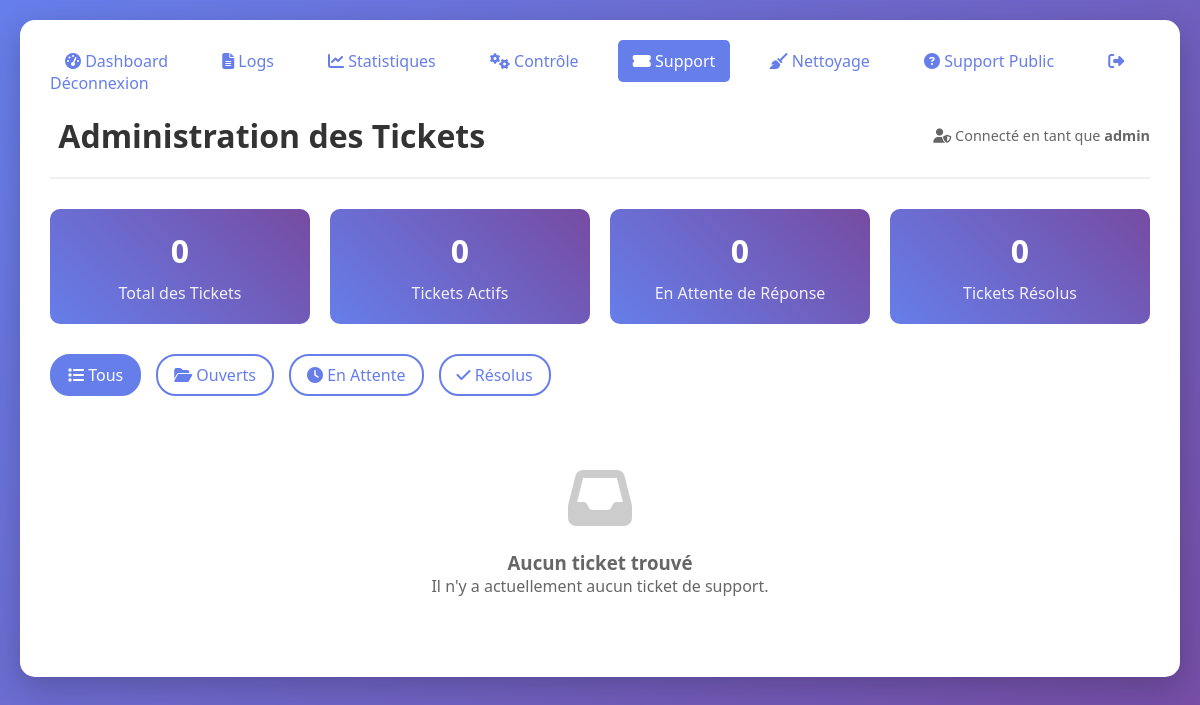
The page /admin/tickets (signed in) on the database as committed earlier.
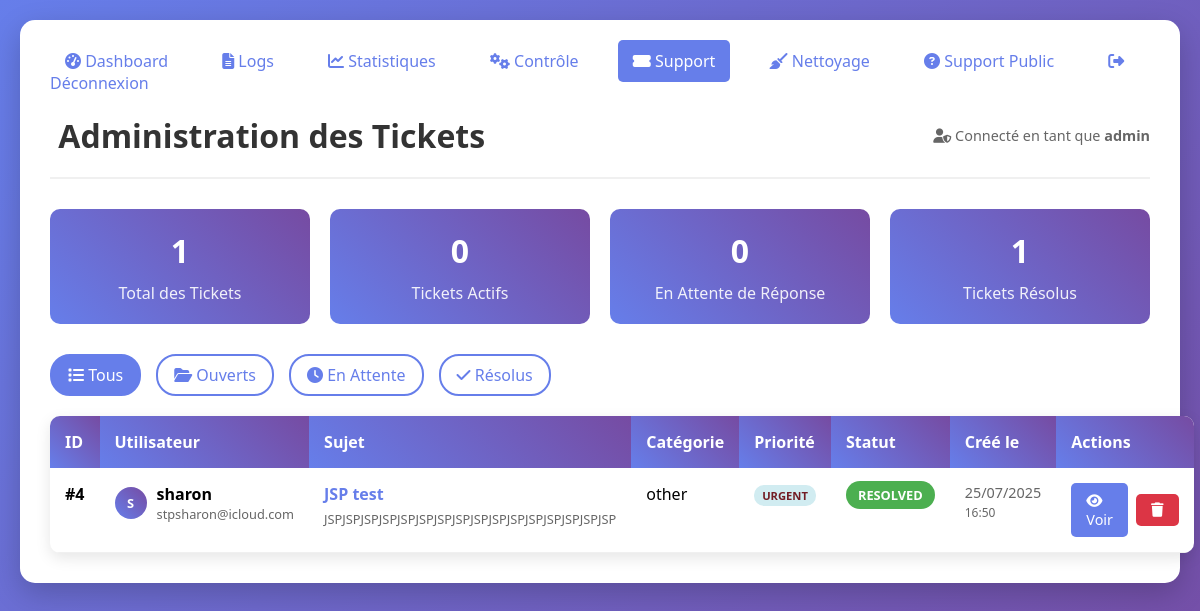
The same page on the database as committed later.
### tables this page shows
CREATE TABLE support_tickets (
            id INTEGER PRIMARY KEY AUTOINCREMENT,
            user_id INTEGER NOT NULL,
            category TEXT NOT NULL,
            priority TEXT DEFAULT 'medium',
            subject TEXT NOT NULL,
            description TEXT NOT NULL,
            metadata TEXT,
            status TEXT DEFAULT 'open',
            created_at TIMESTAMP DEFAULT CURRENT_TIMESTAMP,
            updated_at TIMESTAMP DEFAULT CURRENT_TIMESTAMP,
            discord_notified BOOLEAN DEFAULT 0, ticket_number INTEGER,
            FOREIGN KEY (user_id) REFERENCES support_users (id)
        );

CREATE TABLE support_users (
            id INTEGER PRIMARY KEY AUTOINCREMENT,
            username TEXT UNIQUE NOT NULL,
            email TEXT UNIQUE NOT NULL,
            password_hash TEXT NOT NULL,
            discord_id TEXT,
            discord_username TEXT,
            created_at TIMESTAMP DEFAULT CURRENT_TIMESTAMP,
            is_active BOOLEAN DEFAULT 1
        );

### web_panel.py (the view)
@app.route('/admin/tickets')
def admin_tickets():
    if 'admin_logged_in' not in session:
        return redirect(url_for('login'))
    try:
        from core.support_db import support_db
        tickets = support_db.get_all_tickets_for_admin()
        stats = {
            'total': len(tickets),
            'open': len([t for t in tickets if t['status'] == 'open']),
            'waiting_admin': len([t for t in tickets if t['status'] == 'waiting_admin']),
            'resolved': len([t for t in tickets if t['status'] == 'resolved']),
            'closed': len([t for t in tickets if t['status'] == 'closed'])
        }
        return render_template('admin_tickets.html',
                               tickets=tickets,
                               stats=stats,
                               admin=session.get('admin_username'))
    except Exception as e:
        flash(f'Erreur lors du chargement des tickets: {str(e)}', 'error')
        logger.log('ERROR', f'Erreur admin tickets: {str(e)}')
        return redirect(url_for('dashboard'))

### web_panel.py (called while the page is built)
@app.before_request
def require_login():
    public_routes = ['login', 'static', 'promo', 'index',
                     'support_home', 'support_register', 'support_login',
                     'support_logout', 'support_dashboard', 'support_ticket_new',
                     'support_ticket_view', 'support_tickets', 'support_ticket_respond']
    if request.endpoint not in public_routes and 'admin_logged_in' not in session:
        if request.endpoint and not request.endpoint.startswith('support_'):
            return redirect(url_for('login'))
    if request.endpoint and request.endpoint.startswith('support_'):
        if 'support_session_id' not in session:
            session['support_session_id'] = str(uuid.uuid4())

### templates/admin_tickets.html (shortened to what this page needs)
<!DOCTYPE html>
<html lang="fr">
  <head>
    <link
      href="https://cdnjs.cloudflare.com/ajax/libs/font-awesome/6.4.0/css/all.min.css"
      rel="stylesheet"
    />
  </head>
  <body>
    <div class="container">
      <div class="nav-links">
        <a href="/dashboard"><i class="fas fa-tachometer-alt"></i> Dashboard</a>
        <a href="/logs"><i class="fas fa-file-alt"></i> Logs</a>
        <a href="/stats"><i class="fas fa-chart-line"></i> Statistiques</a>
        <a href="/control"><i class="fas fa-cogs"></i> Contrôle</a>
        <a href="/admin/tickets" class="active"
          ><i class="fas fa-ticket-alt"></i> Support</a
        >
        <a href="/admin/tickets/cleanup"
          ><i class="fas fa-broom"></i> Nettoyage</a
        >
        <a href="/support"
          ><i class="fas fa-question-circle"></i> Support Public</a
        >
        <a href="/logout"><i class="fas fa-sign-out-alt"></i> Déconnexion</a>
      </div>
      <div class="header">
        <h1> Administration des Tickets</h1>
        <div class="admin-info">
          <i class="fas fa-user-shield"></i> Connecté en tant que
          <strong>{{ admin }}</strong>
        </div>
      </div>
      <div class="stats-grid">
        <div class="stat-card">
          <h3>{{ stats.total }}</h3>
          <p>Total des Tickets</p>
        </div>
        <div class="stat-card">
          <h3>{{ stats.open + stats.waiting_admin }}</h3>
          <p>Tickets Actifs</p>
        </div>
        <div class="stat-card">
          <h3>{{ stats.waiting_admin }}</h3>
          <p>En Attente de Réponse</p>
        </div>
        <div class="stat-card">
          <h3>{{ stats.resolved }}</h3>
          <p>Tickets Résolus</p>
        </div>
      </div>
      <div class="filters">
        <a href="#" class="filter-btn active" onclick="filterTickets('all')">
          <i class="fas fa-list"></i> Tous
        </a>
        <a href="#" class="filter-btn" onclick="filterTickets('open')">
          <i class="fas fa-folder-open"></i> Ouverts
        </a>
        <a href="#" class="filter-btn" onclick="filterTickets('waiting_admin')">
          <i class="fas fa-clock"></i> En Attente
        </a>
        <a href="#" class="filter-btn" onclick="filterTickets('resolved')">
          <i class="fas fa-check"></i> Résolus
        </a>
      </div>
      {% if tickets %}
      <table class="tickets-table">
        <thead>
          <tr>
            <th>ID</th>
            <th>Utilisateur</th>
            <th>Sujet</th>
            <th>Catégorie</th>
            <th>Priorité</th>
            <th>Statut</th>
            <th>Créé le</th>
            <th>Actions</th>
          </tr>
        </thead>
        <tbody>
          {% for ticket in tickets %}
          <tr data-status="{{ ticket.status }}">
            <td>
              <strong>#{{ ticket.ticket_number or ticket.id }}</strong>
            </td>
            <td>
              <div class="user-info">
                <div class="user-avatar">{{ ticket.username[0].upper() }}</div>
                <div>
                  <div><strong>{{ ticket.username }}</strong></div>
                  <div style="font-size: 0.8rem; color: #666">
                    {{ ticket.email }}
                  </div>
                </div>
              </div>
            </td>
            <td>
              <a
                href="{{ url_for('admin_ticket_view', ticket_id=ticket.id) }}"
                class="ticket-link"
              >
                {{ ticket.subject[:50] }}
              </a>
              <div style="font-size: 0.8rem; color: #666; margin-top: 5px">
                {{ ticket.description[:80] }}
              </div>
            </td>
            <td>
              <span class="category-badge">{{ ticket.category }}</span>
            </td>
            <td>
              <span class="priority-badge priority-{{ ticket.priority }}">
                {{ ticket.priority }}
              </span>
            </td>
            <td>
              <span class="status-badge status-{{ ticket.status }}">
                {{ ticket.status.replace('_', ' ') }}
              </span>
            </td>
            <td>
              <div class="date-info">
                {{ ticket.created_at.strftime('%d/%m/%Y') }}<br />
                <small>{{ ticket.created_at.strftime('%H:%M') }}</small>
              </div>
            </td>
            <td>
              <div class="actions">
                <a
                  href="{{ url_for('admin_ticket_view', ticket_id=ticket.id) }}"
                  class="btn btn-primary"
                >
                  <i class="fas fa-eye"></i> Voir
                </a>
                <form
                  method="post"
                  action="{{ url_for('admin_ticket_delete', ticket_id=ticket.id) }}"
                  style="display: inline"
                  onsubmit="return confirm('Êtes-vous sûr de vouloir supprimer le ticket #{{ ticket.ticket_number or ticket.id }} &quot;{{ ticket.subject }}&quot; ? Cette action est irréversible.')"
                >
                  <button
                    type="submit"
                    class="btn btn-danger"
                    title="Supprimer le ticket"
                  >
                    <i class="fas fa-trash"></i>
                  </button>
                </form>
              </div>
            </td>
          </tr>
          {% endfor %}
        </tbody>
      </table>
      {% else %}
      <div class="empty-state">
        <i class="fas fa-inbox"></i>
        <h3>Aucun ticket trouvé</h3>
        <p>Il n'y a actuellement aucun ticket de support.</p>
      </div>
      {% endif %}
    </div>
  </body>
</html>

### templates/admin_tickets.html (style rules this page uses)
* { margin: 0; padding: 0; box-sizing: border-box; }
body { font-family: "Segoe UI", Tahoma, Geneva, Verdana, sans-serif; background: linear-gradient(135deg, #667eea 0%, #764ba2 100%); min-height: 100vh; padding: 20px; }
.container { max-width: 1400px; margin: 0 auto; background: white; border-radius: 15px; padding: 30px; box-shadow: 0 10px 30px rgba(0, 0, 0, 0.2); }
.header { display: flex; justify-content: space-between; align-items: center; margin-bottom: 30px; padding-bottom: 20px; border-bottom: 2px solid #f0f0f0; }
.header h1 { color: #333; font-size: 2rem; }
.header .admin-info { color: #666; font-size: 0.9rem; }
.stats-grid { display: grid; grid-template-columns: repeat(auto-fit, minmax(200px, 1fr)); gap: 20px; margin-bottom: 30px; }
.stat-card { background: linear-gradient(45deg, #667eea, #764ba2); color: white; padding: 20px; border-radius: 10px; text-align: center; }
.stat-card h3 { font-size: 2rem; margin-bottom: 10px; }
.stat-card p { font-size: 1rem; opacity: 0.9; }
.filters { display: flex; gap: 15px; margin-bottom: 20px; flex-wrap: wrap; }
.filter-btn { padding: 8px 16px; border: 2px solid #667eea; background: white; color: #667eea; border-radius: 20px; cursor: pointer; transition: all 0.3s; text-decoration: none; }
.filter-btn:hover, .filter-btn.active { background: #667eea; color: white; }
.tickets-table { width: 100%; border-collapse: collapse; margin-top: 20px; background: white; border-radius: 10px; overflow: hidden; box-shadow: 0 5px 15px rgba(0, 0, 0, 0.1); }
.tickets-table th { background: linear-gradient(45deg, #667eea, #764ba2); color: white; padding: 15px; text-align: left; font-weight: 600; }
.tickets-table td { padding: 15px; border-bottom: 1px solid #f0f0f0; vertical-align: top; }
.status-badge { padding: 5px 12px; border-radius: 15px; font-size: 0.8rem; font-weight: bold; text-transform: uppercase; }
.status-resolved { background: #4caf50; color: white; }
.priority-badge { padding: 3px 8px; border-radius: 10px; font-size: 0.7rem; font-weight: bold; text-transform: uppercase; }
.priority-urgent { background: #d1ecf1; color: #721c24; }
.ticket-link { color: #667eea; text-decoration: none; font-weight: bold; }
.user-info { display: flex; align-items: center; gap: 10px; }
.user-avatar { width: 32px; height: 32px; border-radius: 50%; background: linear-gradient(45deg, #667eea, #764ba2); display: flex; align-items: center; justify-content: center; color: white; font-weight: bold; font-size: 0.8rem; }
.date-info { font-size: 0.9rem; color: #666; }
.actions { display: flex; gap: 8px; align-items: center; }
.actions form { margin: 0; }
.btn { padding: 8px 15px; border: none; border-radius: 5px; cursor: pointer; text-decoration: none; font-size: 0.9rem; transition: all 0.3s; }
.btn-primary { background: #667eea; color: white; }
.btn-danger { background: #dc3545; color: white; }
.nav-links { margin-bottom: 20px; }
.nav-links a { color: #667eea; text-decoration: none; margin-right: 20px; padding: 10px 15px; border-radius: 5px; transition: all 0.3s; }
.nav-links a:hover, .nav-links a.active { background: #667eea; color: white; }

Rows that differ between the two databases and show on the page:
added support_tickets: ticket_number "4", username "S", username "sharon", email "stpsharon@icloud.com", subject "JSP test", description "JSPJSPJSPJSPJSPJSPJSPJSPJSPJSPJSPJSPJSPJSPJSPJSP", category "other", priority "URGENT", status.replace "RESOLVED", created_at "25/07/2025", created_at "16:50"
Other text that changed with them:
{{ stats.total }}: "0" → "1"
{{ stats.resolved }}: "0" → "1"
text no longer shown: "Aucun ticket trouvé Il n'y a actuellement aucun ticket de support."
text now shown: "ID Utilisateur Sujet Catégorie Priorité Statut Créé le Actions"
